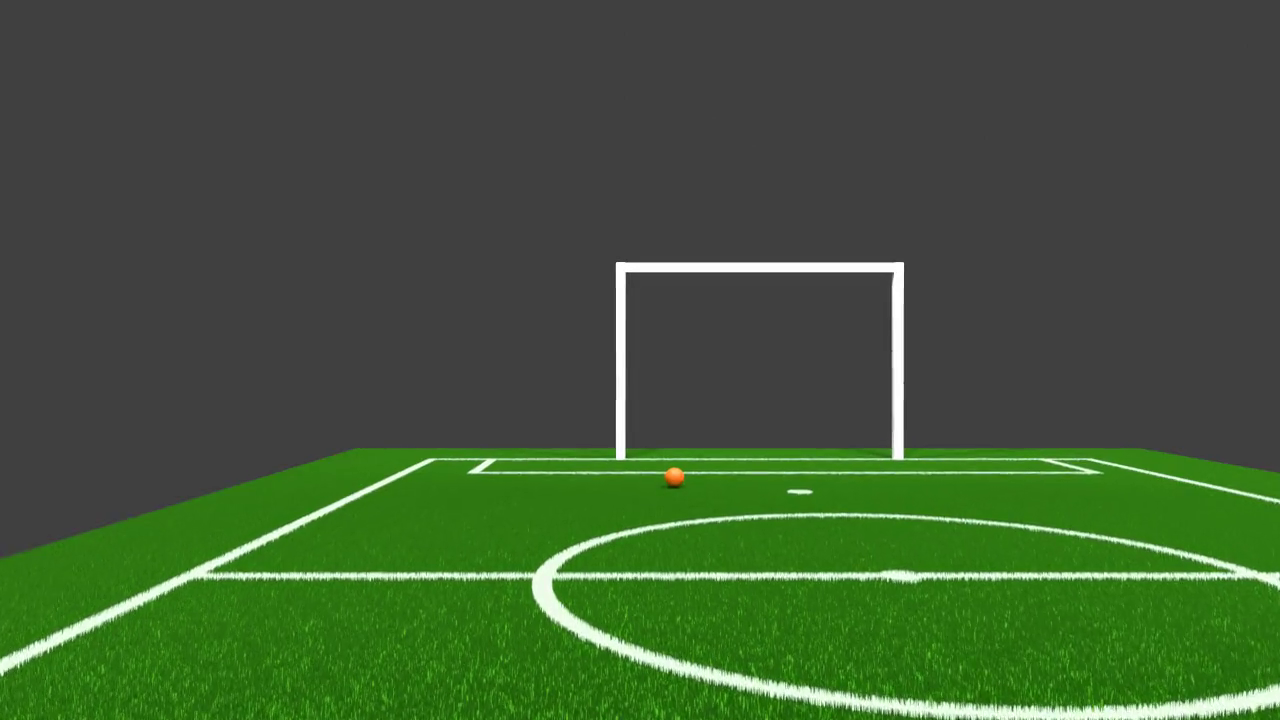
#> input picture frame 6 of deteksi bola/sample7.mkv, 1280 x 720 px
$ python inverse_field_mask.py
#> lines starting #> are read from the running program, lines starting #| are printed output that depends on the picture; after the words box and inside, x2 and y2 are one past the last pixel; in counts of white or black regions, pixels touching at a corner belong together
import cv2 as cv
import numpy as np


vid = cv.VideoCapture('sample7.mkv')


low_green = np.array([35, 100, 100])
up_green = np.array([85, 255, 255])


while True:
    isTrue, imgframe = vid.read()
#> imgframe is the input picture: shape (720, 1280, 3); mean B, G, R 55.2, 88.8, 64.5

    if not isTrue:
        break

    hsv = cv.cvtColor(imgframe, cv.COLOR_BGR2HSV)
#> hsv: shape (720, 1280, 3); mean H, S, V 18.8, 70.9, 88.8
    kernel = cv.getStructuringElement(cv.MORPH_ELLIPSE, (3, 3))
    green_mask = cv.inRange(hsv, low_green, up_green)
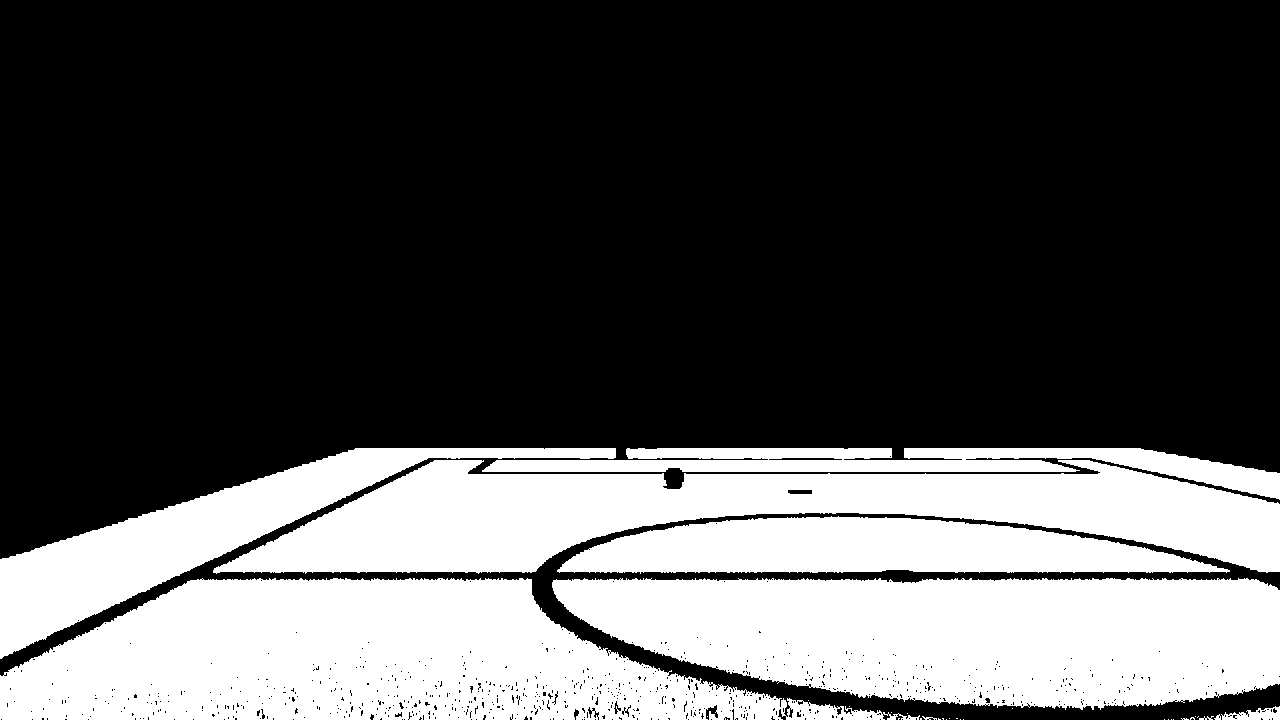
#> green_mask: shape (720, 1280); 31.6% white; 34 white regions (24 under 20 px), largest, box (x1, y1, x2, y2) and area: (0, 578, 920, 720) 79411, (552, 578, 1280, 710) 75658, (213, 460, 1280, 574) 63658
    green_mask1 = cv.erode(green_mask, kernel, iterations=1)
#> green_mask1: shape (720, 1280); 29.9% white; 46 white regions (34 under 20 px), largest, box (x1, y1, x2, y2) and area: (0, 579, 780, 720) 73512, (553, 579, 1280, 709) 72889, (214, 461, 1280, 573) 61298
    green_mask2 = cv.dilate(green_mask1, kernel, iterations=6)
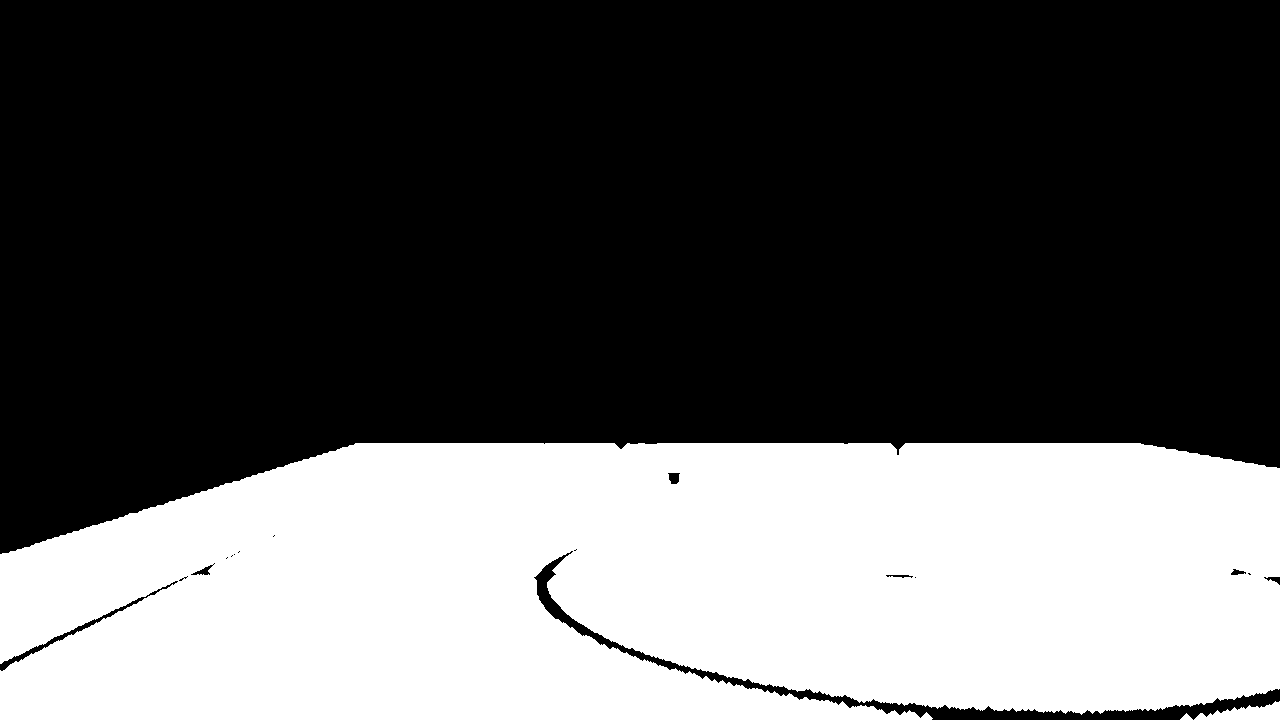
#> green_mask2: shape (720, 1280); 35.2% white; 3 white regions, box (x1, y1, x2, y2) and area: (0, 443, 1280, 720) 323511, (1194, 701, 1280, 720) 922, (1180, 713, 1193, 720) 49
    inverse_green_mask = cv.bitwise_not(green_mask2)
#> inverse_green_mask: shape (720, 1280); 64.8% white; 3 black regions


    contours, _ = cv.findContours(inverse_green_mask, cv.RETR_EXTERNAL, cv.CHAIN_APPROX_SIMPLE)
#> contours = 17 contours, 9 with area under 20; largest, box (x1, y1, x2, y2) and area: (0, 0, 1280, 554) 587171, (534, 551, 1280, 720) 6236, (0, 581, 178, 671) 550, (668, 473, 680, 484) 83, (191, 563, 215, 575) 64, (1264, 577, 1280, 585) 42, (1231, 569, 1246, 575) 37, (886, 575, 913, 578) 22

    largest_contour = max(contours, key=cv.contourArea)
#> largest_contour = contour of 215 points, box (x1, y1, x2, y2) (0, 0, 1280, 554), area 587171

    # Buat mask untuk ROI
    mask = np.zeros_like(inverse_green_mask)
    cv.drawContours(mask, [largest_contour], -1, 255, thickness=-1)  # Isi area dalam hull
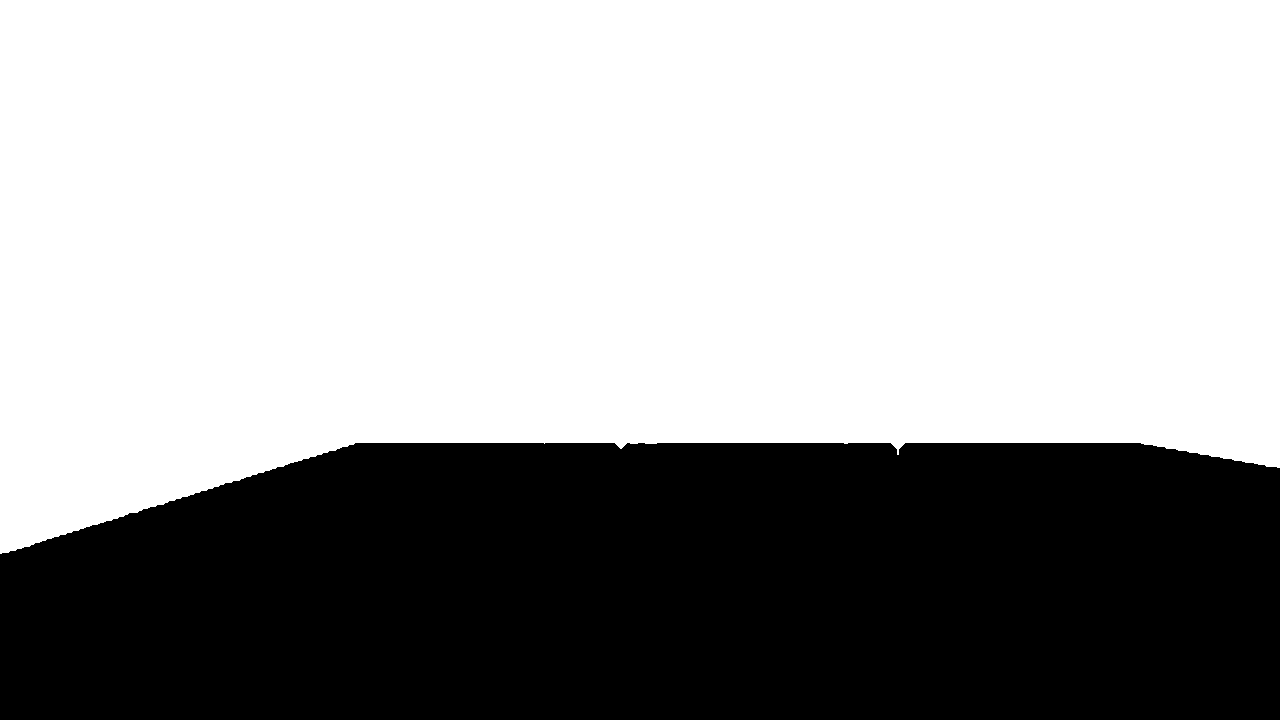
#> mask: shape (720, 1280); 63.9% white; 1 black region, box (x1, y1, x2, y2) and area: (0, 443, 1280, 720) 332634

    # Gambarkan boundary pada frame asli
    boundary_frame = imgframe.copy()
    cv.drawContours(boundary_frame, [largest_contour], -1, (0, 0, 255), thickness=2)
#> boundary_frame: shape (720, 1280, 3); 0.95% of pixels changed, all inside (x1, y1, x2, y2) = (0, 0, 1280, 555)

    roi_frame = cv.bitwise_and(imgframe, imgframe, mask=mask)
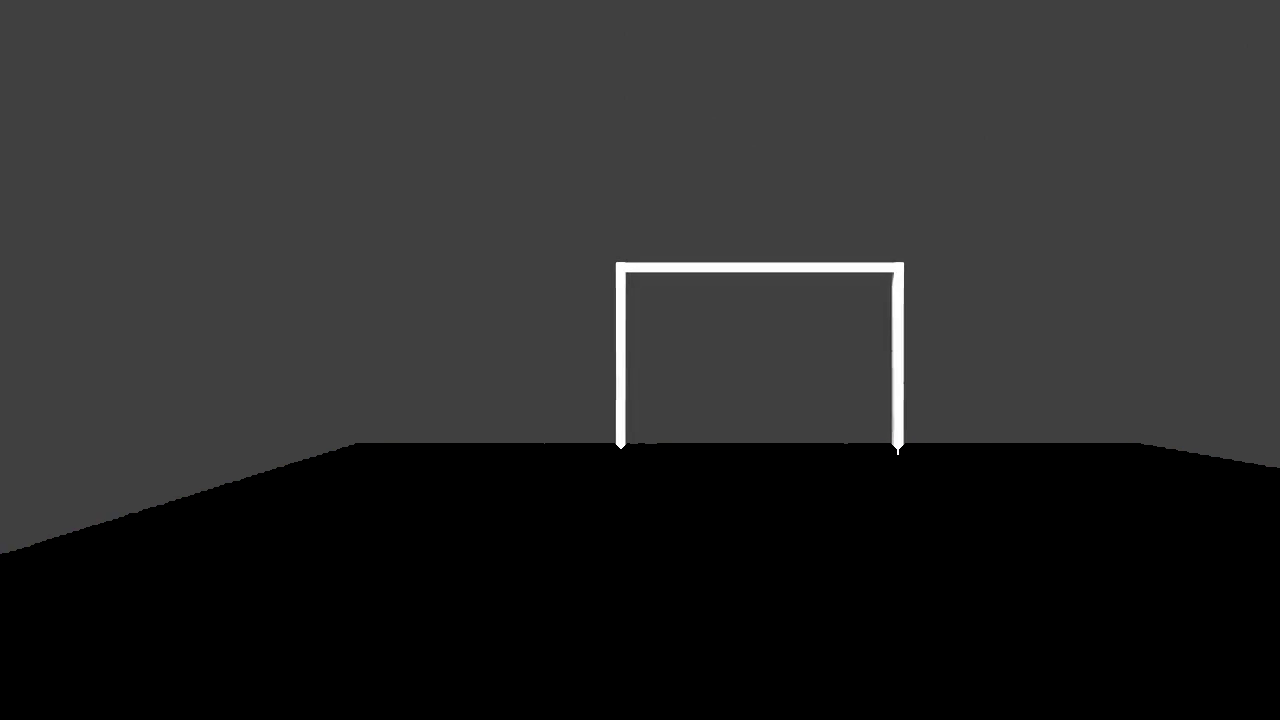
#> roi_frame: shape (720, 1280, 3); mean B, G, R 42.2, 42.2, 42.2

    #cv.imshow('Field Only', boundary_frame)
    #cv.imshow('mask1', roi_frame)
    cv.imshow('mask', inverse_green_mask)


    if cv.waitKey(10) & 0xFF == ord('q'):
#> (key q is pressed here)
        break

vid.release()
cv.destroyAllWindows()

$ run again, starting later in the video
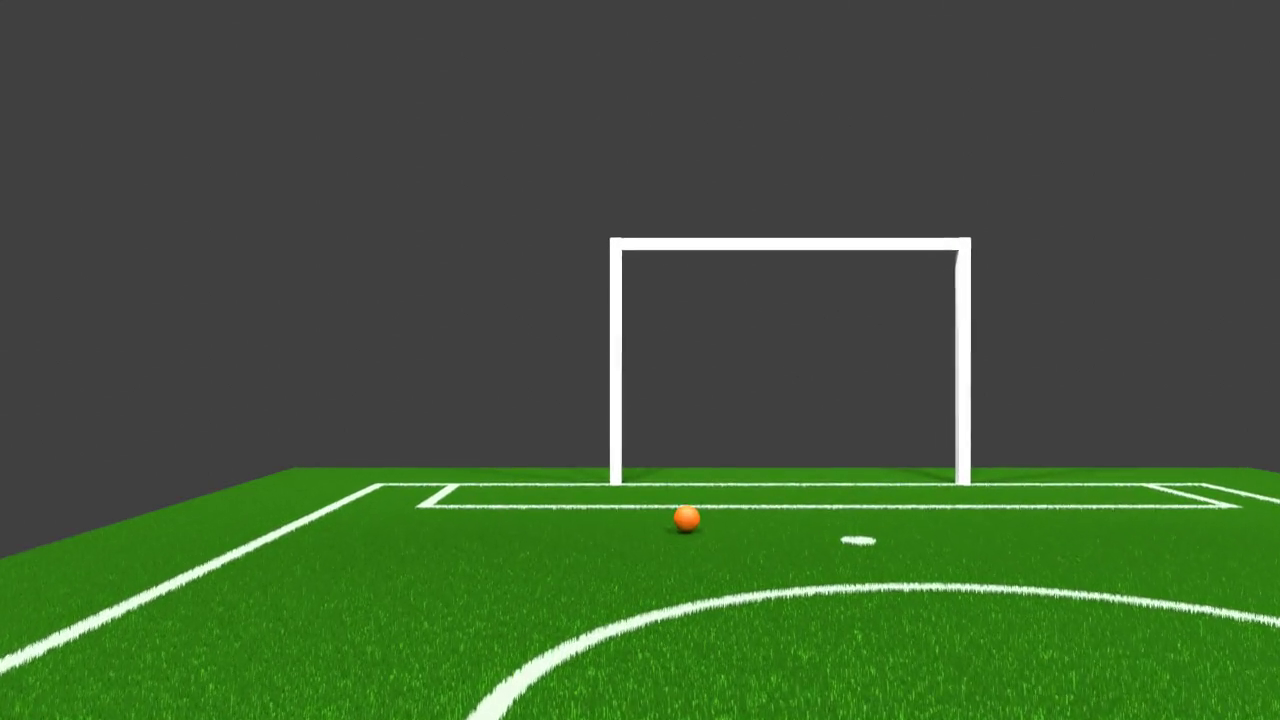
#> input picture frame 27 of deteksi bola/sample7.mkv, 1280 x 720 px
#> imgframe is the input picture: shape (720, 1280, 3); mean B, G, R 54.8, 88.9, 64.4
#> hsv: shape (720, 1280, 3); mean H, S, V 17.8, 69.2, 88.9
#> `green_mask = cv.inRange(hsv, low_green, up_green)`:
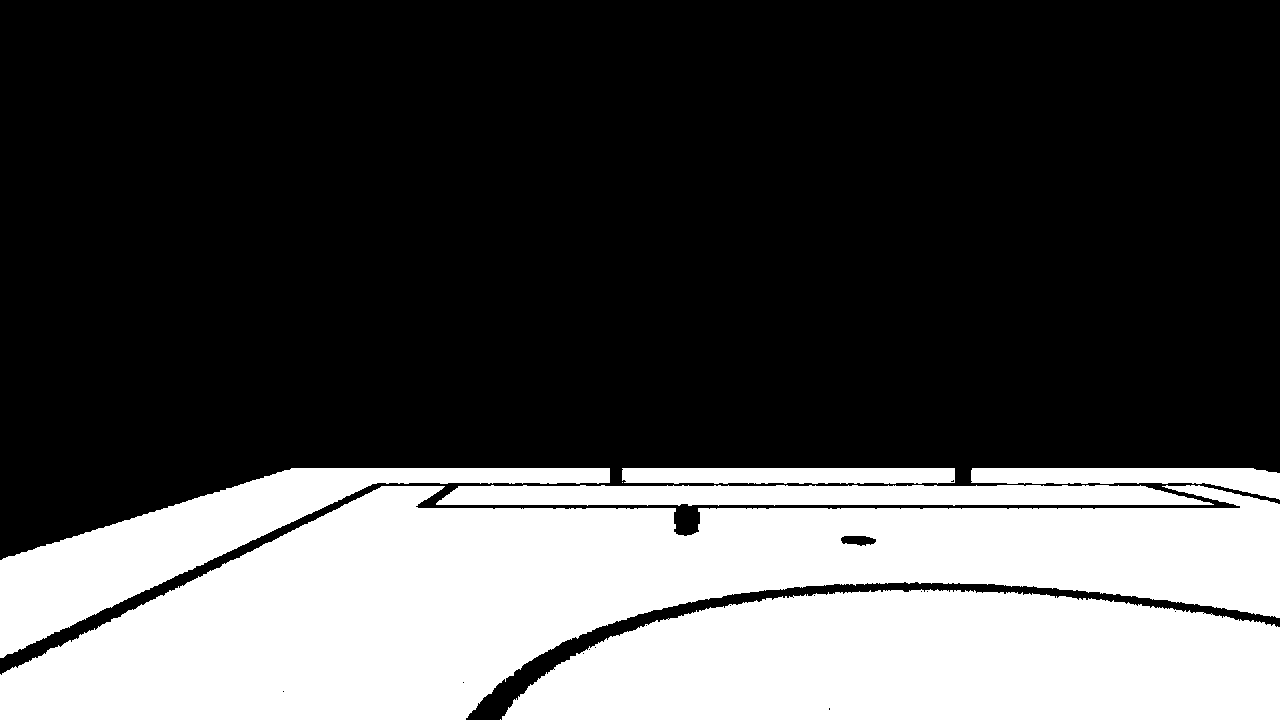
#> green_mask: shape (720, 1280); 31.4% white; 8 white regions (2 under 20 px), largest, box (x1, y1, x2, y2) and area: (0, 485, 1280, 720) 152644, (502, 589, 1280, 720) 83402, (0, 468, 610, 658) 28860, (436, 485, 1214, 506) 14085, (971, 468, 1280, 500) 5268, (622, 468, 955, 484) 5052
#> green_mask1: shape (720, 1280); 30.6% white; 6 white regions, box (x1, y1, x2, y2) and area: (0, 486, 1280, 720) 150132, (503, 590, 1280, 720) 82471, (0, 469, 609, 657) 27608, (437, 486, 1210, 505) 12527, (972, 469, 1280, 499) 4638, (623, 469, 954, 483) 4355
#> green_mask2: shape (720, 1280); 33.9% white; 1 white region, box (x1, y1, x2, y2) and area: (0, 463, 1280, 720) 312219
#> inverse_green_mask: shape (720, 1280); 66.1% white; 1 black region
#> contours = 26 contours, 22 with area under 20; largest, box (x1, y1, x2, y2) and area: (0, 0, 1280, 555) 604566, (471, 615, 656, 720) 1660, (0, 575, 192, 670) 544, (679, 509, 695, 531) 269
#> largest_contour = contour of 168 points, box (x1, y1, x2, y2) (0, 0, 1280, 555), area 604566
#> mask: shape (720, 1280); 65.8% white; 1 black region, box (x1, y1, x2, y2) and area: (0, 463, 1280, 720) 315220
#> boundary_frame: shape (720, 1280, 3); 0.95% of pixels changed, all inside (x1, y1, x2, y2) = (0, 0, 1280, 556)
#> `roi_frame = cv.bitwise_and(imgframe, imgframe, mask=mask)`:
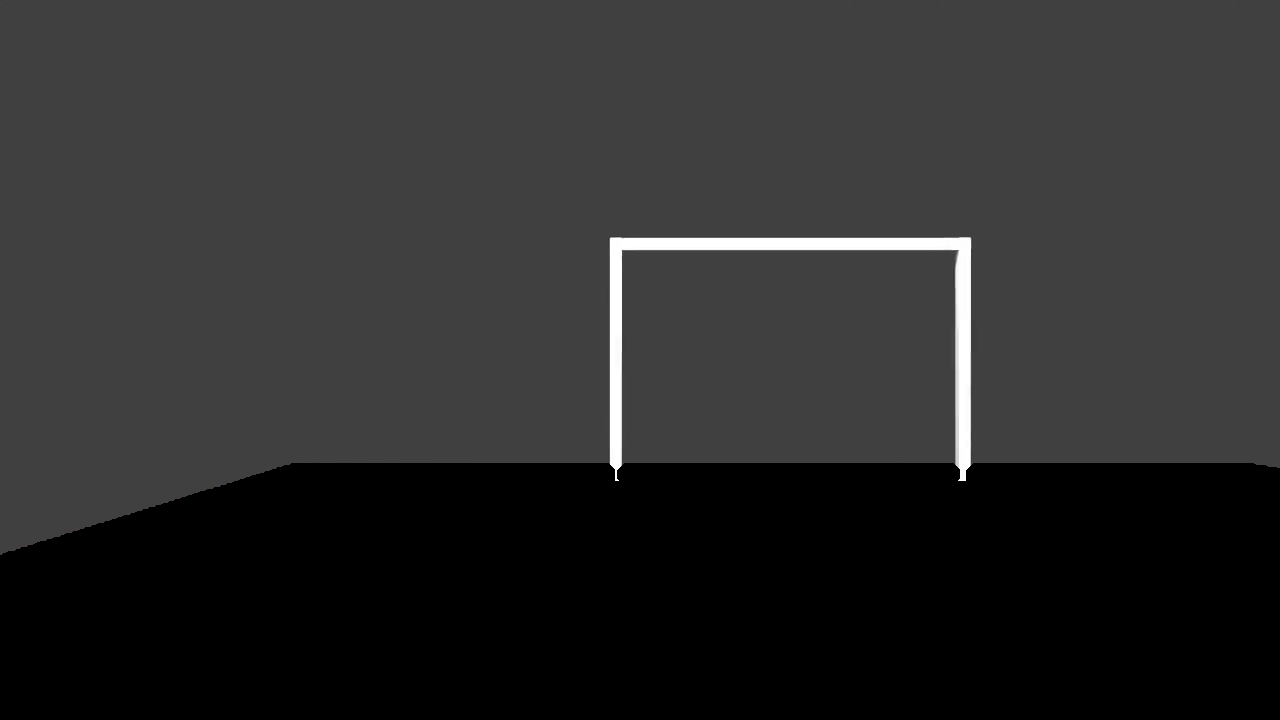
#> roi_frame: shape (720, 1280, 3); mean B, G, R 44.3, 44.3, 44.3
